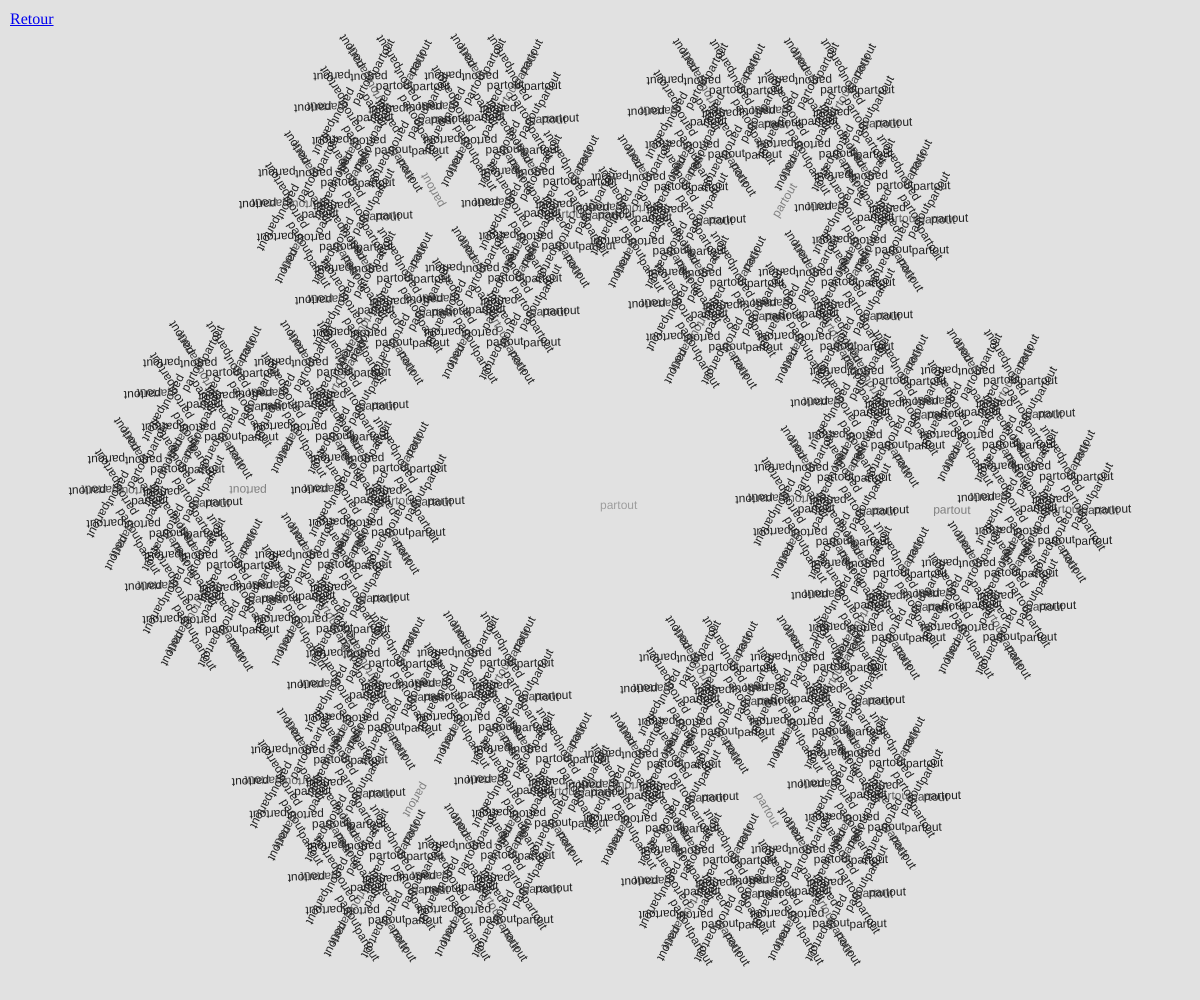
Frame 1 (no input)
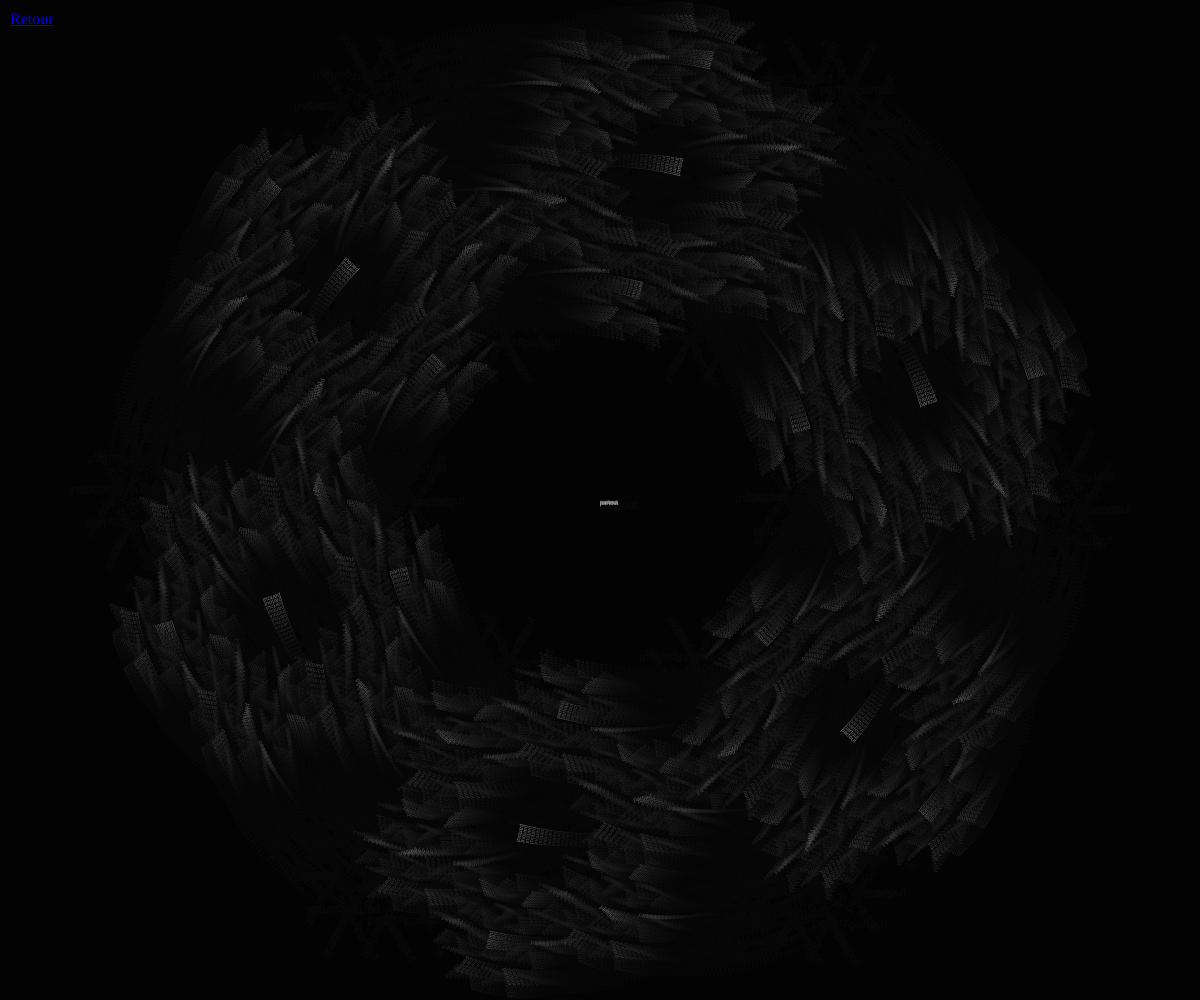
Frame 60 (no input)
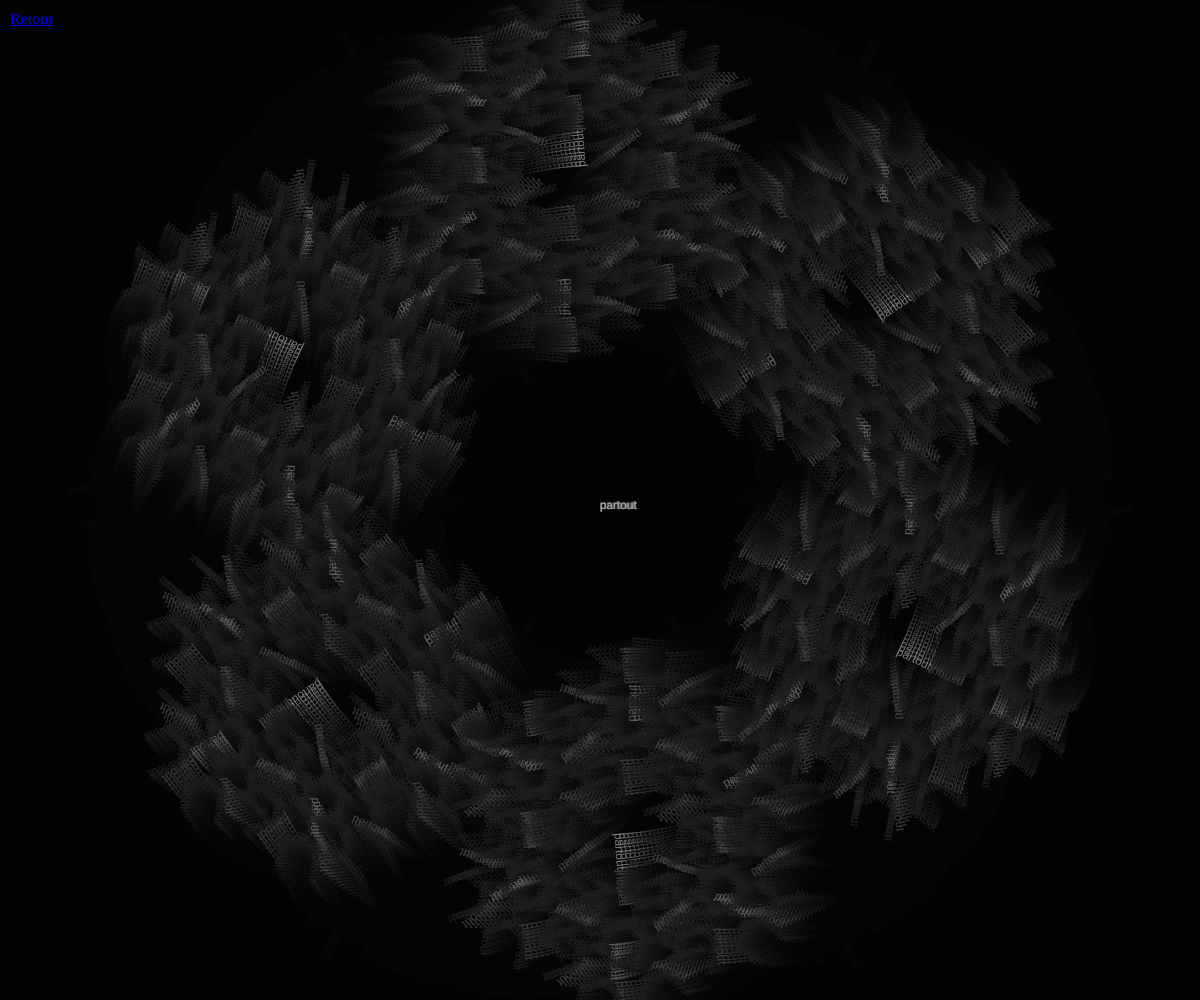
Frame 120 (the mouse pressed at the canvas centre since frame 60)

The p5.js sketch that drew these frames (run headless with seeded random() and noise() and a simulated clock; from frame 60 on, the mouse is pressed at the canvas centre):

// p5.js sketch
// ── sketch.js
// size ratio of circles
var ratio = 3,
  // number of circles inside each circle
  division = 6; 
  haha = 0

function setup(haha) {
  
  
  
  createCanvas( windowWidth, windowHeight );
  noStroke();
}

function draw() {

  background(0, 0, 0, 30);
  // move to the middle of the screen
  translate( width / 2, height / 2 );
  
  textSize(haha*0.1)
  haha = haha+1

  // draw the recursive circle
  drawCircle( height / 2, 5 );
}

/*
 * drawCircle
 * recursive function that draws a circle
 * then draws 'division' circles inside that circle
 *
 */
function drawCircle( radius, level ) {

  var tt = 126 * level / 4.0,
    i,
	mult;

  fill( tt );

  // draw the circle
  //ellipse( 0, 0, radius * 2, radius * 2 );

  text("partout",0, 0,radius * 2, radius * 2 );
  if ( level > 1 ) {
    level = level - 1;

    // draw the inner circles
    for ( i = 0; i < division; ++i ) {
      push();
      mult = (level % 2 == 1) ? -1 : 1;
      rotate( mult * frameCount / (20.0 * level) + TWO_PI / division * i );
      translate( radius - radius / ratio, 0 );
      drawCircle( radius / ratio, level );
      pop();
    }
  }
}

window.onload = function() {
  // Créez le lien de retour
  var backLink = document.createElement("a"); 
  backLink.href = "../index.html"; 
  backLink.innerHTML = "Retour"; 
  backLink.style.position = "absolute";
  backLink.style.top = "10px";
  backLink.style.left = "10px";
  document.body.appendChild(backLink);
}
